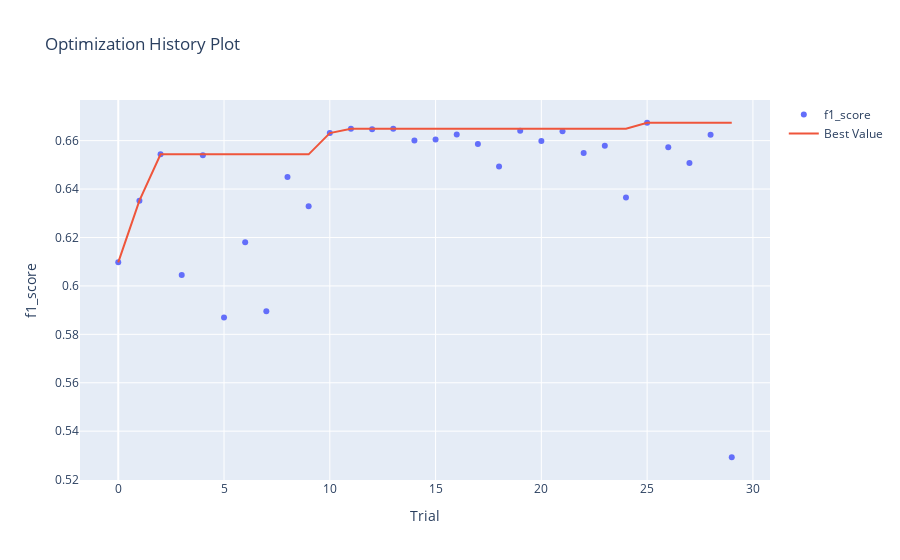

Write notebook code for a chart like this one.
### Markdown cell above
График истории оптимизации - отображает количество испытаний на оси Х и метрику на оси Y.

Следует использовать эту диаграмму, чтобы проверить, идет ли оптимизация гиперпараметров в правильном направлении или нет.

### Code cell
optuna.visualization.plot_optimization_history(study, target_name='f1_score')

### Figure 1 — Plotly figure (JSON) as saved in the notebook; plotly's stock layout.template omitted (floating-point values rounded to 4 significant figures)
{"data": [{"mode": "markers", "name": "f1_score", "type": "scatter", "x": [0, 1, 2, 3, 4, 5, 6, 7, 8, 9, 10, 11, 12, 13, 14, 15, 16, 17, 18, 19, 20, 21, 22, 23, 24, 25, 26, 27, 28, 29], "y": [0.6097, 0.6352, 0.6543, 0.6045, 0.654, 0.5869, 0.618, 0.5896, 0.645, 0.6329, 0.6631, 0.6649, 0.6647, 0.6649, 0.6601, 0.6604, 0.6625, 0.6586, 0.6493, 0.6641, 0.6598, 0.6639, 0.6549, 0.6579, 0.6366, 0.6674, 0.6573, 0.6507, 0.6624, 0.5292]}, {"name": "Best Value", "type": "scatter", "x": [0, 1, 2, 3, 4, 5, 6, 7, 8, 9, 10, 11, 12, 13, 14, 15, 16, 17, 18, 19, 20, 21, 22, 23, 24, 25, 26, 27, 28, 29], "y": [0.6097, 0.6352, 0.6543, 0.6543, 0.6543, 0.6543, 0.6543, 0.6543, 0.6543, 0.6543, 0.6631, 0.6649, 0.6649, 0.6649, 0.6649, 0.6649, 0.6649, 0.6649, 0.6649, 0.6649, 0.6649, 0.6649, 0.6649, 0.6649, 0.6649, 0.6674, 0.6674, 0.6674, 0.6674, 0.6674]}], "layout": {"title": {"text": "Optimization History Plot"}, "xaxis": {"title": {"text": "Trial"}}, "yaxis": {"title": {"text": "f1_score"}}}}
